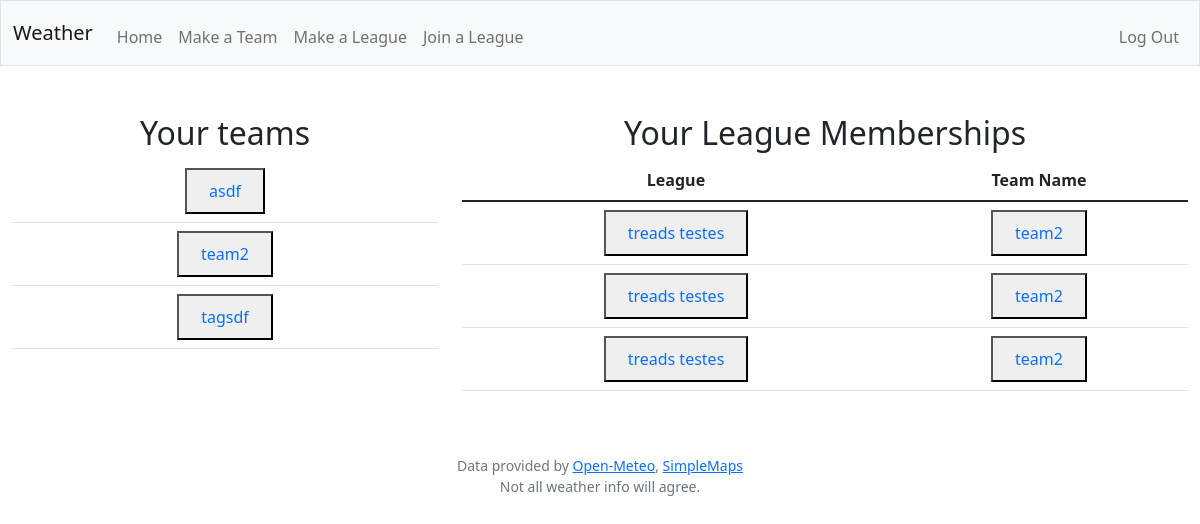
The page /rainchecker (signed in) on the database its author committed.
### tables this page shows
CREATE TABLE teams (id INTEGER PRIMARY KEY, userid INTEGER, teamname TEXT NOT NULL, FOREIGN KEY(userid) REFERENCES users(id));

CREATE TABLE leagues(id INTEGER PRIMARY KEY, leaguename TEXT, founderid INTEGER, code, active, FOREIGN KEY (founderid) REFERENCES users(id));

### app.py (the view)
@app.route("/rainchecker")
@login_required
def rainchecker():
    userid = session["userid"]
    leaguedict = getusersleagueteamdicts(userid)
    teamnames = getusersteamnames(userid)
    return render_template("rainchecker.html", leaguedict = leaguedict, teamnames = teamnames)

### helpers.py (called while the page is built)
def login_required(f):
    @wraps(f)
    def decorated_function(*args, **kwargs):
        if session.get("userid") is None:
            return redirect("/login")
        return f(*args, **kwargs)
    return decorated_function

def getusersteamnames(userid): #outputs dict of teamnames for given userID
    teamnames = db.execute("SELECT teamname FROM teams WHERE userid = ?", userid)
    return(teamnames)

### templates/rainchecker.html (shortened to what this page needs)
{% extends "layout.html" %}
{% block main %}
    <div class="row" style="display: flex">
        <div class="column" style="flex: 25%">
            <table class="table">
                <h2>Your teams</h2>
                <tbody>
                    {% for row in teamnames %}
                    <tr>
                        <td><button><a class="nav-link" href="/team/{{ row['teamname'] }}">{{ row['teamname'] }}</a></button></td>
                    </tr>
                    {% endfor %}
                </tbody>
            </table>
        </div>
        <div class="column" style="flex: 50%">
            <table class="table">
                <h2>Your League Memberships</h2>
                <thead>
                    <tr>
                        <th>League</th>
                        <th>Team Name</th>
                    </tr>
                </thead>
                <tbody>
                    {% for row in leaguedict %}
                    <tr>
                        <td><button><a class="nav-link" href="/league/{{ row['leaguename'] }}">{{ row['leaguename'] }}</a></button></td>
                        <td><button><a class="nav-link" href="/team/{{ row['teamname'] }}">{{ row['teamname'] }}</a></button></td>
                    </tr>
                    {% endfor %}
                </tbody>
            </table>
        </div>
    </div>
{% endblock %}

### rows shown on the page
teams: teamname "asdf"
teams: teamname "team2", teamname "team2" "team2" "team2"
teams: teamname "tagsdf"
leagues: leaguename "treads testes" "treads testes" "treads testes"
